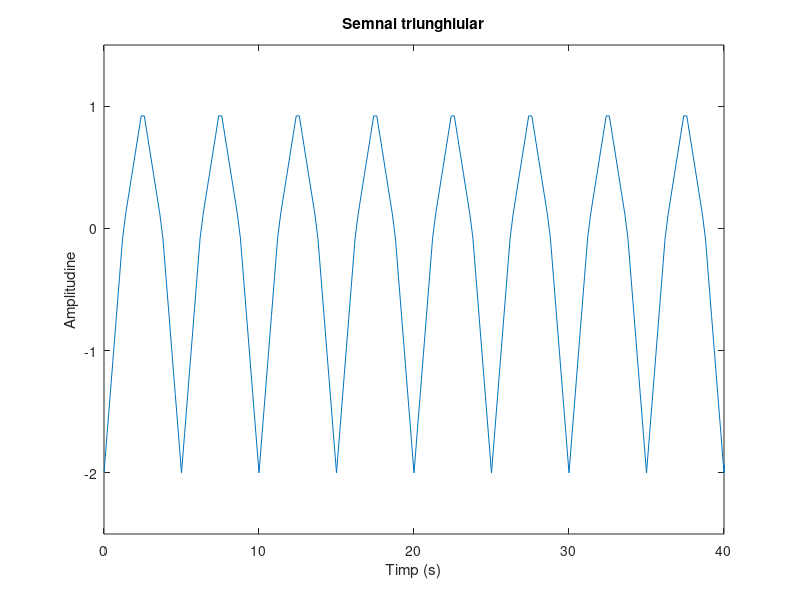

MATLAB code to generate this figure:
f= input('Introduceti freq. de esantionare:');
t = 0:1/f:100;
x2 = sawtooth(0.4*pi*t, 0.5);
for i = 1:1:length(x2)
   if x2(i) < 0
       x2(i) = x2(i)*2;
   end
end
plot(t,x2);
axis([0 40 -2.5 1.5])
xlabel('Timp (s)')
ylabel('Amplitudine')
title('Semnal triunghiular')